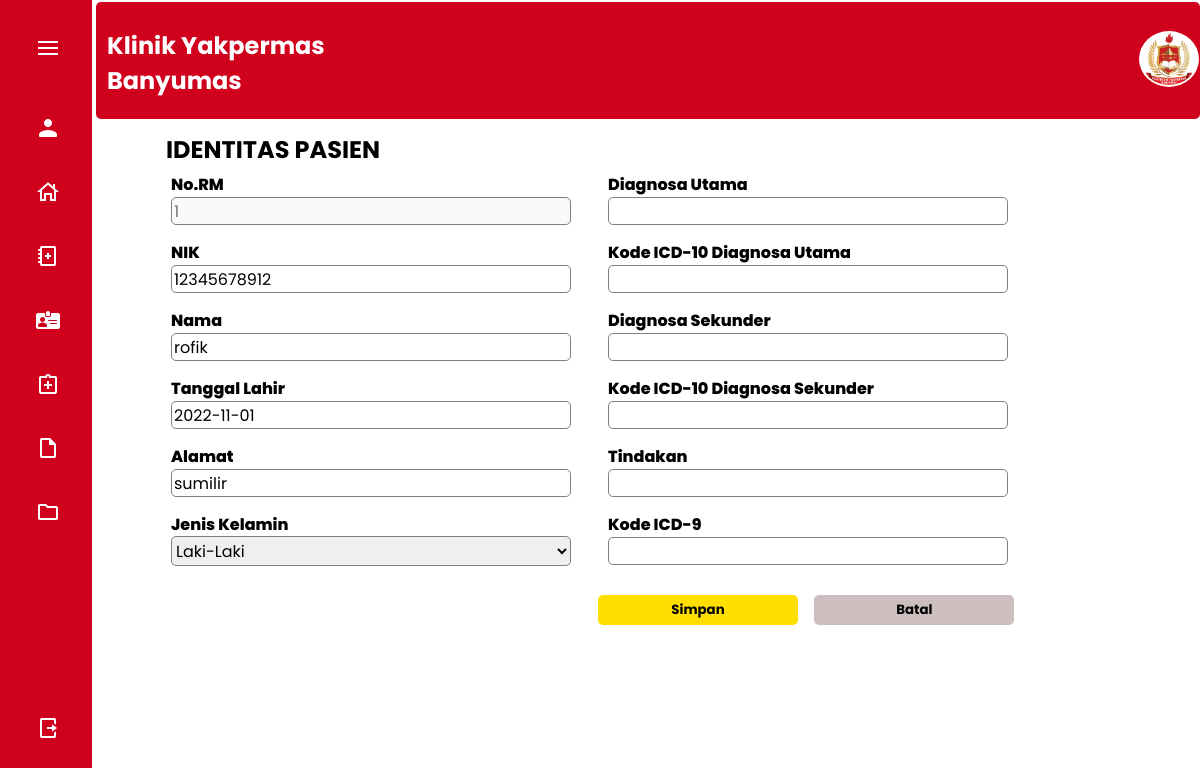
The page /View/editKodifikasi.php?id=1 on the database its author committed.
### tables this page shows
CREATE TABLE `pendaftaran_poli` (
  `id_pendaftaran` int(11) NOT NULL,
  `id_pasien` int(11) NOT NULL,
  `id_poli` int(11) NOT NULL,
  `debitur` enum('BPJS','UMUM','','') NOT NULL,
  `jenis_perawatan` enum('Rawat Jalan','Rawat Inap','Rawat Gawat Darurat','') NOT NULL,
  `jenis_kunjungan` enum('Kunjungan Sakit','Kunjungan Sehat','','') NOT NULL,
  `tgl_periksa` date NOT NULL,
  `keterangan` text NOT NULL
);

CREATE TABLE `lib_pasien` (
  `id_pasien` int(11) NOT NULL,
  `no_rm` int(5) NOT NULL,
  `nik` varchar(16) NOT NULL,
  `nama_pasien` varchar(50) NOT NULL,
  `tempat_lahir` varchar(50) NOT NULL,
  `tgl_lahir` date NOT NULL,
  `umur` int(3) NOT NULL,
  `jenis_kelamin` enum('Laki-Laki','Perempuan','','') NOT NULL,
  `gol_darah` enum('A','B','O','AB') NOT NULL,
  `agama` enum('Islam','Katolik','Protestan','Hindu','Budha','Konghucu') NOT NULL,
  `pendidikan` enum('Tidak/Belum Sekolah','TK/PAUD','SD','SMP','SMA/K','Perguruan Tinggi') NOT NULL,
  `status_pernikahan` enum('Sudah Menikah','Belum Menikah','','') NOT NULL,
  `alamat` text NOT NULL,
  `ibu_kandung` varchar(50) NOT NULL
);

### App/Controllers/Controller.php (called while the page is built, shortened)
<?php
class Database
{
    var $db_hostname  = "localhost";
    var $db_database  = "dbklinik";
    var $db_username  = "root";
    var $db_password  = "";
    public function __construct()
    {
        $this->conn =  mysqli_connect($this->db_hostname, $this->db_username, $this->db_password, $this->db_database);
    }
}

### view/editKodifikasi.php (the view, shortened to what this page needs)
<?php
require('../App/Controllers/Controller.php');
$user = new Database();
?>
<!DOCTYPE html>
<html lang="en">
<head>
    <link rel="stylesheet" href="../assets/css/formPendaftaran.css">
</head>
<body id="body-pd">
    <div class="l-navbar" id="navbar">
        <nav class="nav">
            <div>
                <div class="nav__brand">
                    <img src="../assets/img/icons8-menu-24.png" name="" class="nav__toggle" id="nav-toggle"></img>
                </div>
                <div class="nav__list">
                    <div class="nav__link collapse user">
                        <img src="../assets/img/icons8-user-24.png" name="" class="nav__icon"></img>
                    </div>
                    <a href="dashboard.php" class="nav__link ">
                        <img src="../assets/img/icons8-home-page-24 (1).png" name="" class="nav__icon"></img>
                    </a>
                    <a href="kunjunganPasien.php" class="nav__link ">
                        <img src="../assets/img/icons8-health-book-24.png" name="" class="nav__icon"></img>
                    </a>
                    <a href="../antrian1.html" class="nav__link ">
                        <img src="../assets/img/icons8-id-card-24.png" name="" class="nav__icon"></img>
                    </a>
                    <a href="pemeriksaan.php" class="nav__link ">
                        <img src="../assets/img/icons8-treatment-24.png" name="" class="nav__icon"></img>
                    </a>
                    <a href="kodifikasi.php" class="nav__link ">
                        <img src="../assets/img/icons8-file-24 (1).png" name="" class="nav__icon"></img>
                    </a>
                    <a href="pelaporan.php" class="nav__link ">
                        <img src="../assets/img/icons8-folder-24 (1).png" name="" class="nav__icon"></img>
                    </a>
                </div>
            </div>
            <a href="login.php" class="nav__link">
                <img src="../assets/img/icons8-logout-24.png" name="" class="nav__icon"></img>
            </a>
        </nav>
    </div>
    <form action="" method="POST" class="form">
        <div class="container">
            <div class="header">
                <table>
                    <tr>
                        <td>
                            <marquee behavior="" direction="">
                                <h2>Klinik Yakpermas Banyumas</h2>
                            </marquee>
                        </td>
                        <td>
                            <img src="../assets/img/logo.png" alt="logo PYB">
                        </td>
                    </tr>
                </table>
            </div>
            <?php
            $id = $_GET["id"];
            $allPasien = mysqli_query($user->conn, "SELECT pendaftaran_poli.id_pendaftaran, diagnosis.id_diagnosis, kodifikasi.id_kodifikasi, lib_poli.nama_poli, lib_pasien.no_rm, lib_pasien.nik, lib_pasien.nama_pasien, lib_pasien.tgl_lahir, lib_pasien.alamat, lib_pasien.jenis_kelamin, diagnosis.diagnosis_utama, kodifikasi.icd10_utama, diagnosis.diagnosis_sekunder, kodifikasi.icd10_sekunder, diagnosis.tindakan, kodifikasi.icd9 FROM pendaftaran_poli INNER JOIN lib_pasien ON pendaftaran_poli.id_pasien = lib_pasien.id_pasien INNER JOIN diagnosis ON pendaftaran_poli.id_pendaftaran = diagnosis.id_pendaftaran INNER JOIN lib_poli ON pendaftaran_poli.id_poli = lib_poli.id_poli LEFT JOIN 	kodifikasi ON pendaftaran_poli.id_pendaftaran = kodifikasi.id_pendaftaran WHERE pendaftaran_poli.id_pendaftaran = $id");
            $Pasien = mysqli_fetch_assoc($allPasien);
            ?>
            <div class="main">
                <h2>IDENTITAS PASIEN</h2>
                <div class="column">
                    <div class="left">
                        <div class="mb-3">
                            <label for="" class="form-label">No.RM</label>
                            <input type="text" class="form-control" id="" name="no_rm" placeholder="<?= $Pasien['no_rm']; ?>" disabled>
                        </div>
                        <div class="mb-3">
                            <label for="" class="form-label">NIK</label>
                            <input type="text" class="form-control" id="" name="nik" placeholder="Isi Sesuai KTP" value="<?= $Pasien['nik']; ?>" required>
                        </div>
                        <div class="mb-3">
                            <label for="" class="form-label">Nama</label>
                            <input type="text" class="form-control" id="" name="nama_pasien" placeholder="Isi Sesuai KTP" value="<?= $Pasien['nama_pasien']; ?>" required>
                        </div>
                        <div class="mb-3">
                            <label for="" class="form-label">Tanggal Lahir</label>
                            <input type="text" class="form-control" id="" name="tgl_lahir" placeholder="Isi Sesuai KTP" value="<?= $Pasien['tgl_lahir']; ?>" required>
                        </div>
                        <div class="mb-3">
                            <label for="" class="form-label">Alamat</label>
                            <input type="text" class="form-control" id="" name="alamat"
                                placeholder="Jl, RT, RW, Desa, Kec.,Kab, Kode Pos" value="<?= $Pasien['alamat']; ?>" required>
                        </div>
                        <div class="mb-3">
                            <label for="" class="form-label">Jenis Kelamin</label>
                            <select name="jenis_kelamin" class="form-select" aria-label="Default select example">
                                <option selected><?= $Pasien['jenis_kelamin']; ?></option>
                            </select>
                        </div>
                    </div>
                </div>
                <div class="column">
                    <div class="right">
                        <div class="mb-3">
                            <label for="" class="form-label">Diagnosa Utama</label>
                            <input name="diagnosis_utama" type="text" class="form-control" id="" placeholder="" value="<?= $Pasien['diagnosis_utama']; ?>" required>
                        </div>
                        <div class="mb-3">
                            <label for="" class="form-label">Kode ICD-10 Diagnosa Utama</label>
                            <input name="icd10_utama" type="text" class="form-control" id="" placeholder="" value="<?= $Pasien['icd10_utama']; ?>" required>
                        </div>
                        <div class="mb-3">
                            <label for="" class="form-label">Diagnosa Sekunder</label>
                            <input name="diagnosis_sekunder" type="text" class="form-control" id="" placeholder="" value="<?= $Pasien['diagnosis_sekunder']; ?>" required>
                        </div>
                        <div class="mb-3">
                            <label for="" class="form-label">Kode ICD-10 Diagnosa Sekunder</label>
                            <input name="icd10_sekunder" type="text" class="form-control" id="" placeholder="" value="<?= $Pasien['icd10_sekunder']; ?>" required>
                        </div>
                        <div class="mb-3">
                            <label for="" class="form-label">Tindakan</label>
                            <input name="tindakan" type="text" class="form-control" id="" placeholder="" value="<?= $Pasien['tindakan']; ?>" required>
                        </div>
                        <div class="mb-3">
                            <label for="" class="form-label">Kode ICD-9</label>
                            <input name="icd9" type="text" class="form-control" id="" placeholder="" value="<?= $Pasien['icd9']; ?>" required>
                        </div>
                    </div>
                </div>
                <button type="submit" class="submit" name="submit"><b>Simpan</b></button>
                <button type="reset" name="reset" class="reset" name=""><b>Batal</b></button>
            </div>
            <div class="content1">
            </div>
        </div>
    </form>
</body>
</html>

### assets/css/formPendaftaran.css (style rules this page uses)
:root { --nav-width: 92px; --primary-color: #e13855; --secondary-color:lavender; --tersier-color: white; --basic-color: black; --main-color:#d0011c; --body-font: 'Poppins', sans-serif; --normal-font-size: 1rem; --small-font-size: .875rem; --z-fixed: 100; }
body { position: relative; margin: 0; padding: 2rem 0 0 6.75rem; font-family: var(--body-font); transition: .5s; }
a { text-decoration: none; }
.l-navbar { position: fixed; top: 0; left: 0; width: var(--nav-width); height: 100vh; background-color: var(--main-color); color: var(--tersier-color); padding: 1.5rem 1.5rem 2rem; transition: .5s; z-index: var(--z-fixed); }
.nav { height: 100%; display: flex; flex-direction: column; justify-content: space-between; overflow: hidden; }
.nav__brand { display: grid; grid-template-columns: max-content max-content; justify-content: space-between; align-items: center; margin-bottom: 2rem; }
.nav__toggle { font-size: 1.25rem; padding: .75rem; cursor: pointer; }
.nav__link { display: grid; grid-template-columns: max-content max-content; align-items: center; column-gap: .75rem; padding: .75rem; color: var(--tersier-color); border-radius: .5rem; margin-bottom: 1rem; transition: .3s; cursor: pointer; }
.nav__icon { font-size: 1.25rem; }
.collapse { grid-template-columns: 20px max-content 1fr; }
:root { --main-radius: 5px; --main-padding: 5px; }
.container { display: grid; height: 100vh; grid-template-columns: 1fr 1fr 1fr 1fr; grid-template-rows: 0fr 0fr 0.5fr 1fr; grid-template-areas: "nav nav nav nav" "main main main main" "content3 content3 content3 content3" "content1 content1 content2 content2" "footer footer footer footer"; grid-gap: 0.2rem; font-weight: 800; margin-top: -30px; margin-left: -12px; }
.header { background: var(--main-color); grid-area: nav; border-radius: var(--main-radius); padding-top: var(--main-padding); }
.main { grid-area: main; border-radius: var(--main-radius); padding-top: var(--main-padding); }
.header table { border-collapse: collapse; width: 100%; box-sizing: border-box; }
.header table tr td img { width: 60px; padding: 2px; justify-items: center; box-sizing: border-box; background-color: var(--tersier-color); border-radius: 50%; margin-left: 800px; }
.header table tr td h2 { margin-left: 10px; color: var(--tersier-color); }
.main h2 { margin-bottom: -10px; margin-top: 5px; margin-left: 70px; margin-right: 70px; }
.main .column .right .mb-3 { margin-left: -80px; }
form .left .mb-3 { margin-left: 5px; margin-bottom: 5px; }
form .right .mb-3 { margin-left: 200px; }
.column { float: left; width: 50%; }
.column .left { margin-left: 50px; }
.column .right { margin-left: 20px; }
label { width: 500px; }
label, input[typetext], input[typedate] { display: flex; margin-top: 15px; margin-left: 20px; }
input { font-family: var(--body-font); font-size: 16px; height: 28px; width: 400px; border-radius: var(--main-radius); border: 1px solid gray; box-sizing: border-box; margin-left: 20px; }
select { font-family: var(--body-font); font-size: 16px; margin-top: -1px; margin-left: 20px; height: 30px; width: 400px; border-radius: var(--main-radius); border: 1px solid gray; box-sizing: border-box; }
.submit { font-family: var(--body-font); margin-bottom: 10px; margin-top: 30px; margin-left: -50px; margin-right: 1em; background-color: #ffde00; box-shadow: 2px lightgray; color:var(--basic-color); border: none; border-radius: var(--main-radius); width: 200px; height: 30px; }
.reset { font-family: var(--body-font); margin-bottom: 10px; margin-top: 30px; background-color: rgb(205, 191, 191); color: var(--basic-color); border: none; border-radius: var(--main-radius); width: 200px; height: 30px; }

### rows shown on the page
pendaftaran_poli: no_rm "1", nik "12345678912", nama_pasien "rofik", tgl_lahir "2022-11-01", alamat "sumilir", jenis_kelamin "Laki-Laki"
